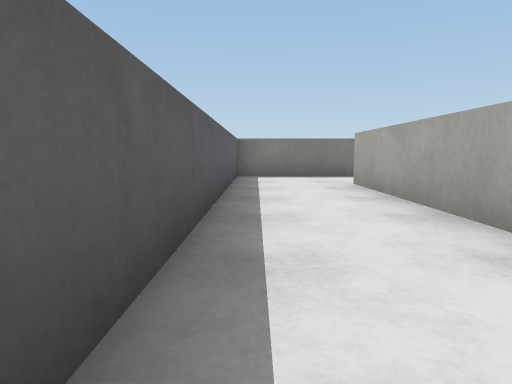
[1] (above)

12 first-person views from a walk through a Webots world. The camera is 0.06 m above the floor, tilts 6° down and sees 70° across. The floor is counted in squares, 0.1 m on a side. Each view is taken from the middle of a square. On the plan, view 1 faces up. The plan holds only what a view shows up to about 10 squares ahead; the rest is blank. Robots are left out. Simple shapes and patterns stand in for the simulator's stock objects.

[2]
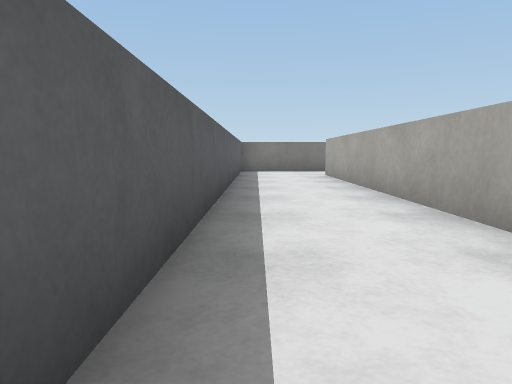

[3]
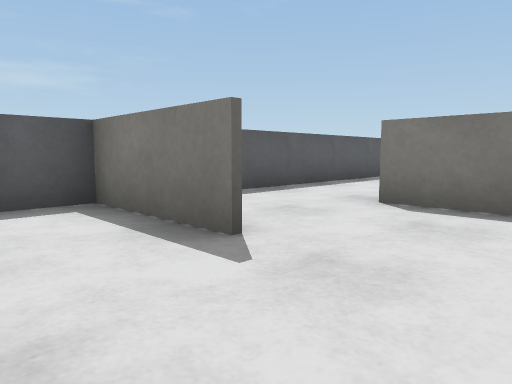

[4]
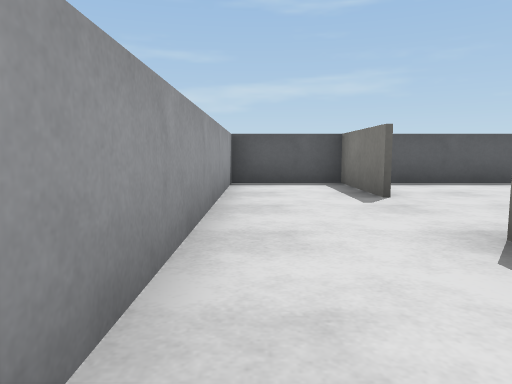

[5]
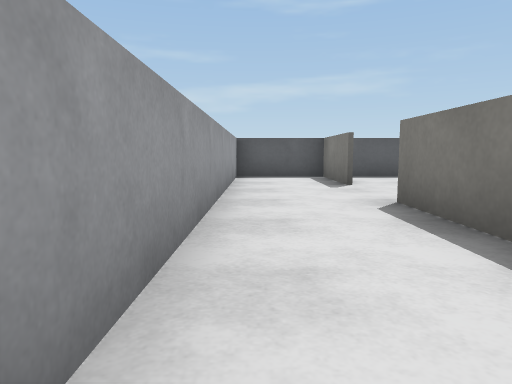

[6]
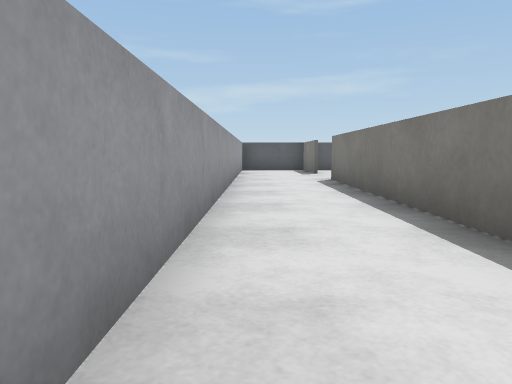

[7]
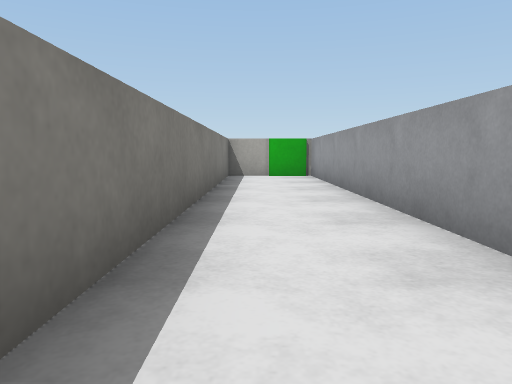

[8]
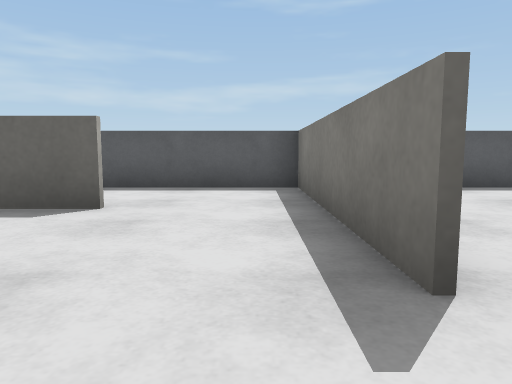

[9]
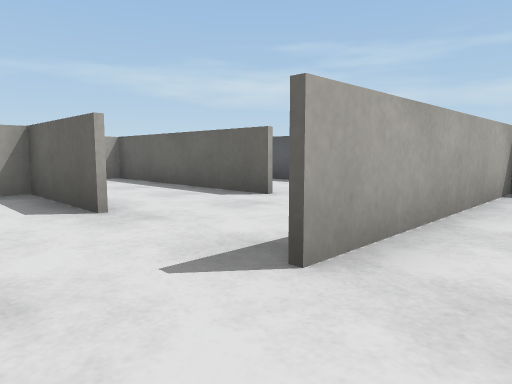

[10]
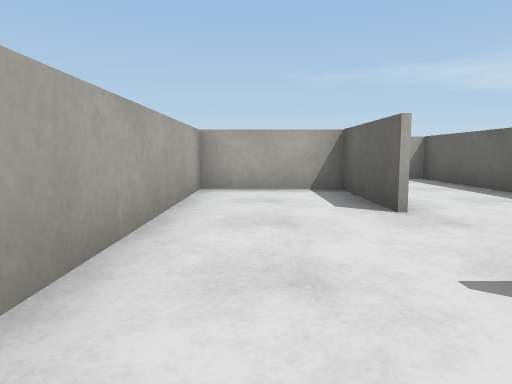

[11]
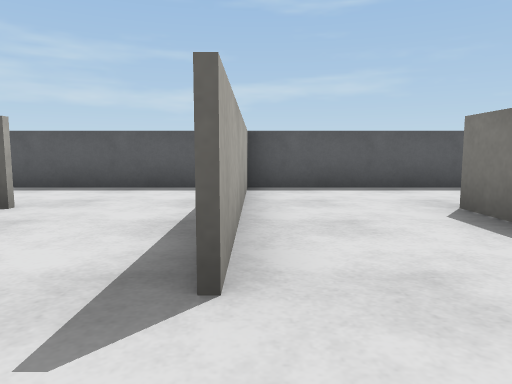

[12]
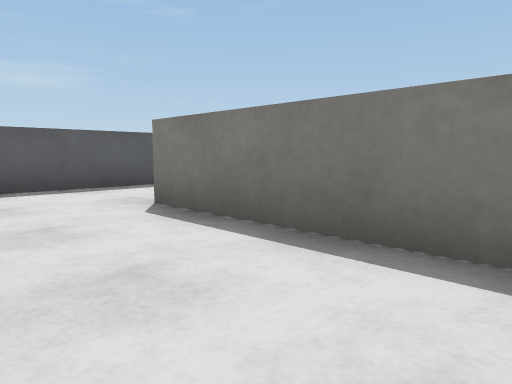

### Floor plan
Points are (right, up) in squares from view 1. A wall is a line through its corners. A room is listed if a view was taken in it or the views show most of it. See-through windows are left out.
Room 1 (views 1, 2)
walls: (2, -0.2) (2, 7.4); (2.4, 9.8) (-0.5, 9.8); (-0.5, 10.1) (-0.5, -5)
ways out: opening at (2, 8.5) to room 5; opening at (2, -4)
Room 2 (views 3, 4, 5, 6, 7)
walls: (2.1, -5.2) (-0.5, -5.2); (-0.5, -5) (-0.5, -7.5) (16.9, -7.5) (16.9, -5.2) (4.5, -5.2)
ways out: opening at (3.5, -5)
Room 3 (view 8)
walls: (4.5, 7.4) (4.5, 4.9) (6.9, 4.9) (6.9, 9.8)
ways out: opening at (5.2, 9.2) to room 5
Room 4 (views 9, 10)
walls: (-0.5, 13.8) (-0.5, 10.1); (-0.5, 9.9) (4.5, 9.9); (5.7, 12.3) (2, 12.3)
Room 5 (views 11, 12)
walls: (2, 7.4) (2, 2.2); (4.6, 9.8) (2.4, 9.8)
ways out: opening at (2, 8.5) to room 1; opening at (5.2, 9.2) to room 3

Where each view was taken, in squares from view 1:
view 1: 0 up, 0 right, facing up
view 2: 3 down, 0 right, facing up
view 3: 7 down, 4 right, facing up-left
view 4: 7 down, 7 right, facing left
view 5: 7 down, 9 right, facing left
view 6: 7 down, 13 right, facing left
view 7: 6 down, 7 right, facing right
view 8: 9 up, 6 right, facing left
view 9: 11 up, 6 right, facing down-left
view 10: 11 up, 6 right, facing down
view 11: 10 up, 6 right, facing left
view 12: 10 up, 6 right, facing up-left
